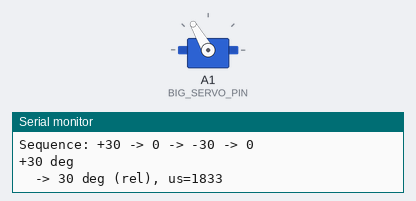
This sketch was run on a simulated Arduino Mega 2560, built with avr-gcc and run on an emulated ATmega2560. On the bench: servo, the last lines printed to the serial monitor.

Above: at 4.65 s.
At 11.35 s:
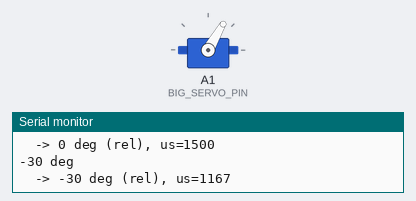
At 18.1 s:
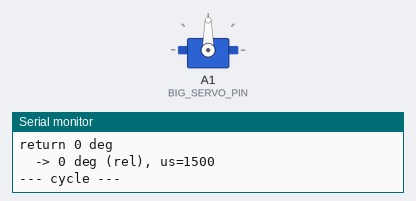
Timing chart, 0 to 22.2 s (numbered marks = the images above):
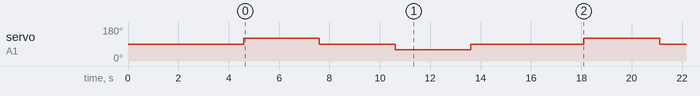

Measured:
- by itself, servo on A1 (BIG_SERVO_PIN): repeats every 13.5 s: 90° 3.0 s, 60° 3.0 s, 90° 4.5 s, 120° 3.0 s

The sketch:

big_servo_test.ino
```cpp
/*
 * 大功率舵机测试 — SmartSunroom
 *
 * 接线：信号线 → Mega A1
 * 逻辑：上电后将当前校准位置标为 0 点，依次转动
 *       0+30° → 0° → 0-30° → 回归 0°，循环
 *
 * 使用前：手动将舵机摆至期望零点位置，再上电/复位。
 *         程序启动后会用 ZERO_US 锁定该点为逻辑 0°（默认 1500μs）。
 *         若零点有偏差，可修改下方 ZERO_US 或在首次启动后微调。
 */

#include <Servo.h>

#define BIG_SERVO_PIN   A1
#define SERVO_MIN_US    500
#define SERVO_MAX_US    2500
#define MOVE_DELAY_MS   3000
#define PAUSE_MS        1500

Servo bigServo;
int zeroUs = 1500;

int usForRelativeAngle(int deg) {
  long span = (long)(SERVO_MAX_US - SERVO_MIN_US);
  int us = zeroUs + (int)((long)deg * span / 180L);
  return constrain(us, SERVO_MIN_US, SERVO_MAX_US);
}

void moveRelative(int deg) {
  int us = usForRelativeAngle(deg);
  bigServo.writeMicroseconds(us);
  Serial.print(F("  -> "));
  Serial.print(deg);
  Serial.print(F(" deg (rel), us="));
  Serial.println(us);
}

void setup() {
  Serial.begin(115200);
  while (!Serial) { ; }

  Serial.println(F("Big Servo Test (A1)"));
  Serial.println(F("Place horn at desired ZERO, then wait..."));
  delay(2000);

  bigServo.attach(BIG_SERVO_PIN, SERVO_MIN_US, SERVO_MAX_US);
  delay(300);

  // 将当前校准点标为逻辑 0 点（默认 1500us ≈ 中位）
  zeroUs = 1500;
  bigServo.writeMicroseconds(zeroUs);
  delay(800);

  Serial.print(F("Zero set at us="));
  Serial.println(zeroUs);
  Serial.println(F("Sequence: +30 -> 0 -> -30 -> 0"));
  delay(PAUSE_MS);
}

void loop() {
  Serial.println(F("+30 deg"));
  moveRelative(30);
  delay(MOVE_DELAY_MS);

  Serial.println(F("0 deg"));
  moveRelative(0);
  delay(MOVE_DELAY_MS);

  Serial.println(F("-30 deg"));
  moveRelative(-30);
  delay(MOVE_DELAY_MS);

  Serial.println(F("return 0 deg"));
  moveRelative(0);
  delay(MOVE_DELAY_MS);

  Serial.println(F("--- cycle ---"));
  delay(PAUSE_MS);
}
```
